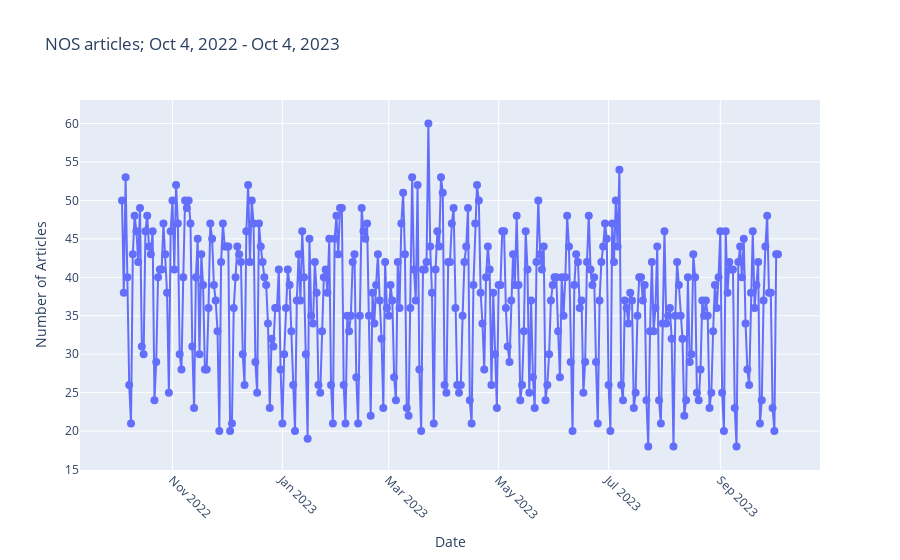

Here is the notebook cell this chart was saved with:
### Markdown cell above
#### Timeline

### Code cell
fig = go.Figure()

fig.add_trace(go.Scatter(
    x=article_counts_date['Date'],
    y=article_counts_date['Link'],
    mode='lines+markers',
    hovertemplate='%{x|%A, %B %d, %Y}<br>Articles: %{y}<extra></extra>',
    line=dict(shape='linear'),
    marker=dict(size=8),
))

fig.update_layout(
    title='NOS articles; Oct 4, 2022 - Oct 4, 2023',
    xaxis_title='Date',
    yaxis_title='Number of Articles',
    xaxis=dict(
        tickformat="%b %Y",  
        tickangle=45,  
    )
)

fig.show()

### Figure 1 — Plotly figure (JSON) as saved in the notebook; plotly's stock layout.template omitted (floating-point values rounded to 4 significant figures; data arrays with more than 128 entries replaced by an {"elided": "..."} marker saying what was removed)
{"data": [{"hovertemplate": "%{x|%A, %B %d, %Y}<br>Articles: %{y}<extra></extra>", "line": {"shape": "linear"}, "marker": {"size": 8}, "mode": "lines+markers", "type": "scatter", "x": {"elided": "365 str values"}, "y": {"elided": "365 int values"}}], "layout": {"autosize": true, "title": {"text": "NOS articles; Oct 4, 2022 - Oct 4, 2023"}, "xaxis": {"autorange": true, "range": ["2022-08-30 21:33:43.6102", "2023-11-06 02:26:16.3898"], "tickangle": 45, "tickformat": "%b %Y", "title": {"text": "Date"}, "type": "date"}, "yaxis": {"autorange": true, "range": [14.05, 63.95], "title": {"text": "Number of Articles"}, "type": "linear"}}}
